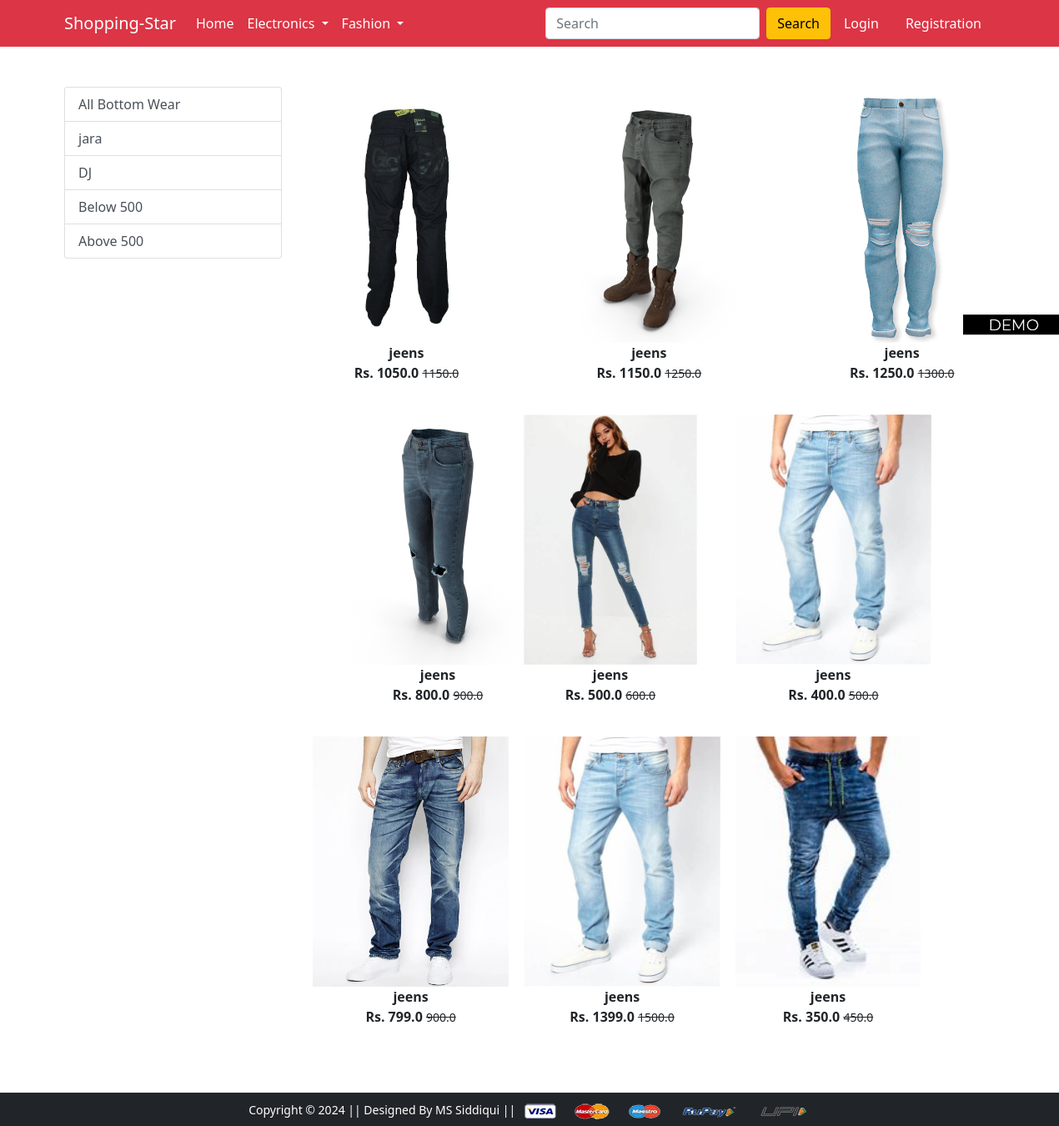
The app's page /bottomwear/ with its own data.
### app/models.py (models this page shows, shortened)
class Product(models.Model):
 title = models.CharField(max_length=100)
 selling_price = models.FloatField()
 discounted_price = models.FloatField()
 description = models.TextField()
 brand = models.CharField(max_length=100)
 category = models.CharField( choices=CATEGORY_CHOICES, max_length=2)
 product_image = models.ImageField(upload_to='productimg')

### app/views.py (the view)
# urls.py: path('bottomwear/', views.bottomwear, name='bottomwear'),
def bottomwear(request, data=None):
    bottomwear = None
    if data is None:
        bottomwear = Product.objects.filter(category='BW')
    elif data == 'jara' or data == 'DJ' :
        bottomwear = Product.objects.filter(category='BW').filter(brand=data)
    elif data == 'below':
        bottomwear = Product.objects.filter(category='BW').filter(discounted_price__lt=500)
    elif data == 'above':
        bottomwear = Product.objects.filter(category='BW').filter(discounted_price__gt=500)
    return render(request, 'app/bottomwear.html', {'bottomwear': bottomwear})

### app/templates/app/bottomwear.html (shortened to what this page needs)
{% extends 'app/base.html' %}
{% load static %}
{% block main-content %}
<div class="container my-5">
 <div class="row">
  <div class="col-sm-3">
   <div class="list-group">
     <a href="{% url 'bottomwear' %}" class="list-group-item list-group-item-action" aria-current="true">All Bottom Wear</a>
     <a href="{% url 'bottomweardata' 'jara'  %}" class="list-group-item list-group-item-action" aria-current="true">jara</a>
     <a href="{% url 'bottomweardata' 'DJ'  %}" class="list-group-item list-group-item-action">DJ</a>
     <a href="{% url 'bottomweardata' 'below'  %}" class="list-group-item list-group-item-action">Below 500</a>
     <a href="{% url 'bottomweardata' 'above'  %}" class="list-group-item list-group-item-action">Above 500</a>
   </div>
  </div>
  <div class="col-sm-8">
   <div class="row">
    {% for product in bottomwear %}
     <div class="col-sm-4 text-center mb-4">
      <a href="{% url 'product-detail' product.id %}" class="btn">
       <div class="item">
        <img src="{{product.product_image.url}}" alt="" height="300" class="">
        <div class="fw-bold">{{product.title}}</div>
        <div class="fw-bold">Rs. {{product.discounted_price}} <small class="fw-light text-decoration-line-through">{{product.selling_price}}</small></div>
       </div>
      </a>
     </div>
    {% endfor %}
   </div>
  </div>
 </div>
</div>
{% endblock main-content %}

### records on screen
Product: product_image (picture), title "jeens", discounted_price "1050.0", selling_price "1150.0"
Product: product_image (picture), title "jeens", discounted_price "1150.0", selling_price "1250.0"
Product: product_image (picture), title "jeens", discounted_price "1250.0", selling_price "1300.0"
Product: product_image (picture), title "jeens", discounted_price "800.0", selling_price "900.0"
Product: product_image (picture), title "jeens", discounted_price "500.0", selling_price "600.0"
Product: product_image (picture), title "jeens", discounted_price "400.0", selling_price "500.0"
Product: product_image (picture), title "jeens", discounted_price "799.0", selling_price "900.0"
Product: product_image (picture), title "jeens", discounted_price "1399.0", selling_price "1500.0"
Product: product_image (picture), title "jeens", discounted_price "350.0", selling_price "450.0"
